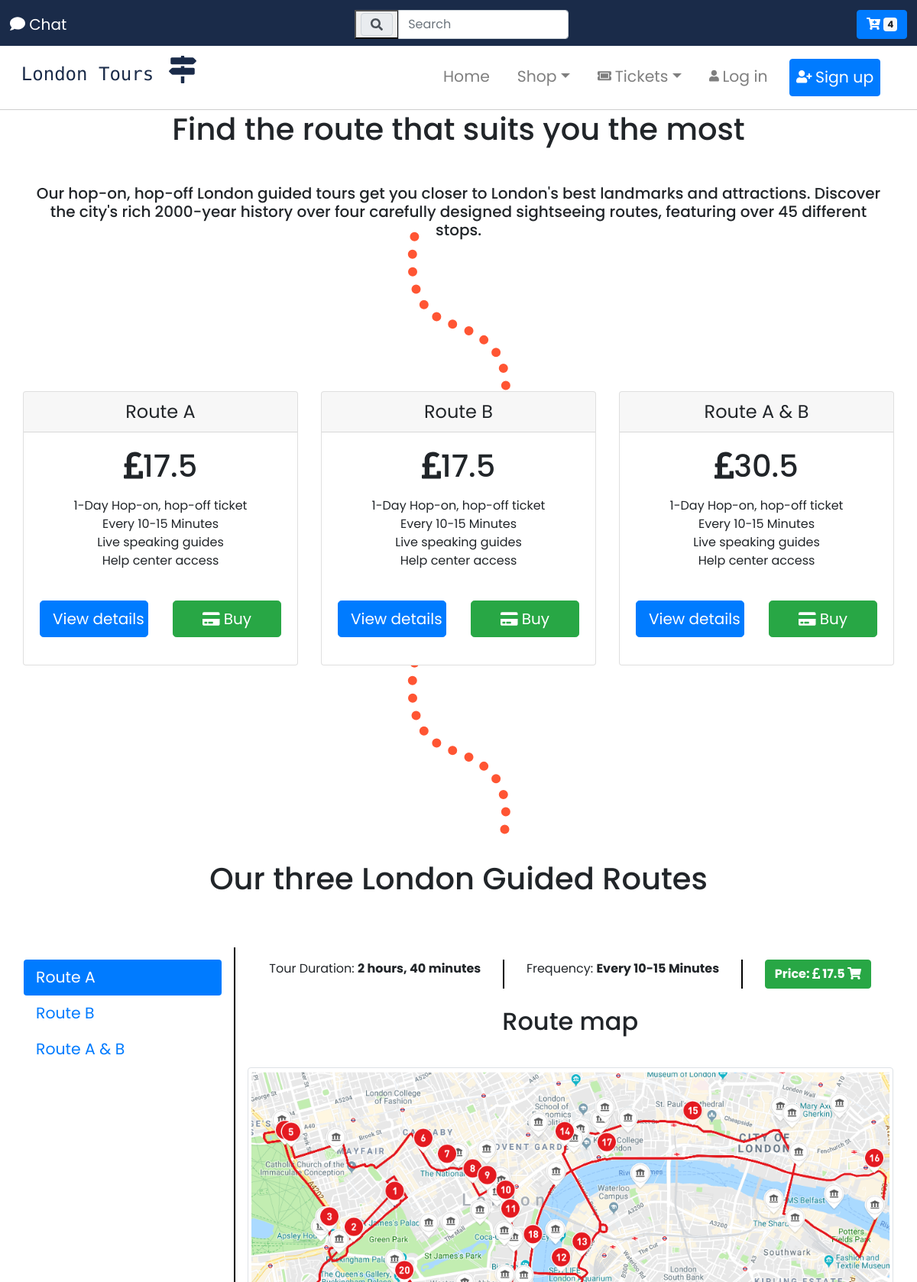
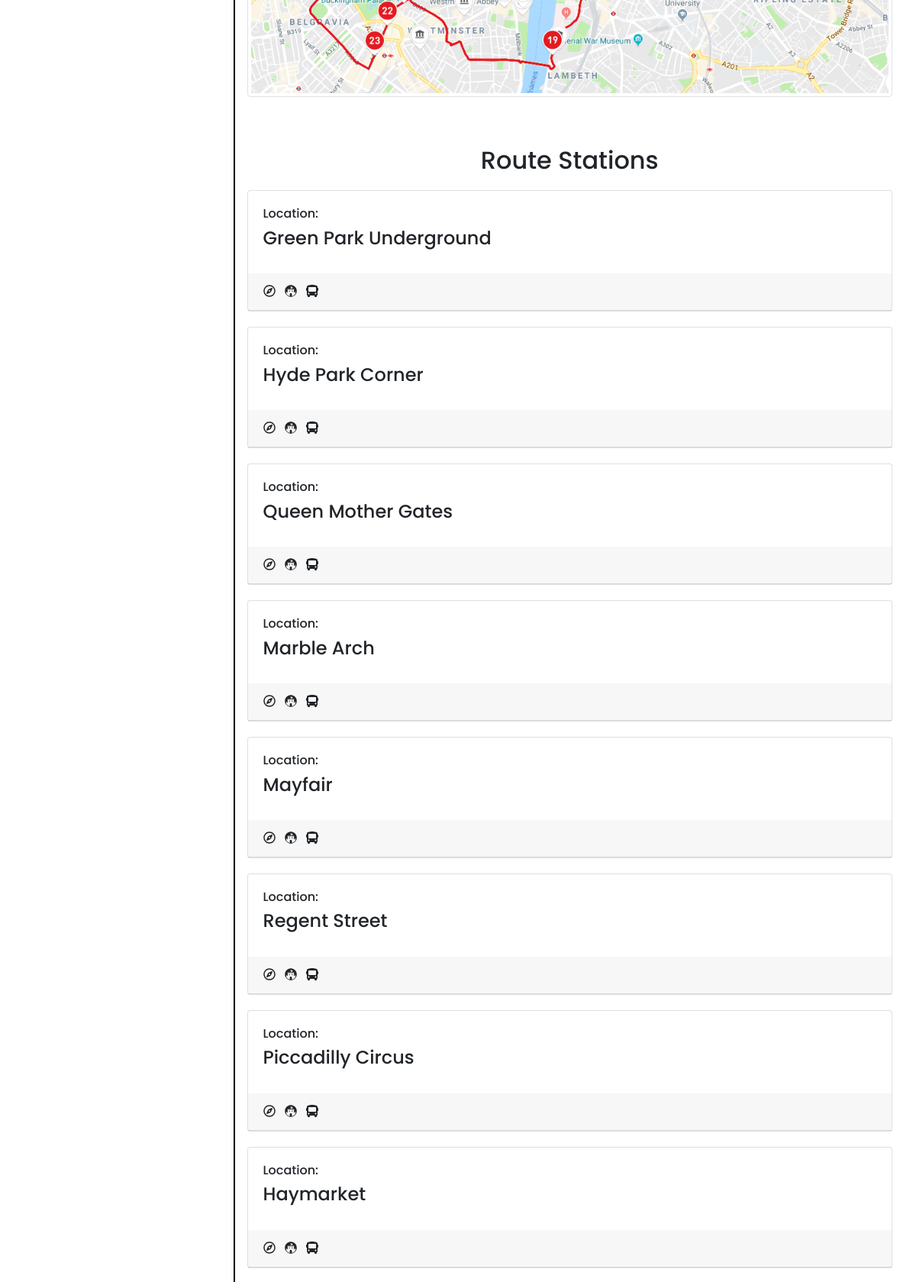
/tickets.php (upper part), run on the app's committed database (2 pictures, top to bottom).
### tables this page shows
CREATE TABLE `_tours_` (
  `_id_` int(11) NOT NULL,
  `_title_` varchar(500) NOT NULL,
  `_short_description_` varchar(500) NOT NULL,
  `_description_` varchar(1500) NOT NULL,
  `_region_` varchar(30) NOT NULL,
  `_color_` varchar(30) NOT NULL,
  `_duration_` varchar(255) NOT NULL,
  `_frequency_` varchar(255) NOT NULL,
  `_price_` double NOT NULL
);

CREATE TABLE `_stops_` (
  `_id_` int(11) NOT NULL,
  `_route_id_` int(11) NOT NULL,
  `_name_` varchar(128) NOT NULL
);

### tickets.php (the view, shortened to what this page needs)
<?php
 include_once 'header.php';
?>
<?php
    include 'includes/db_inc.php';
?>
<div id="slides" class="carousel slide londonGuidedTours" data-ride="carousel">
	<ul class="carousel-indicators">
	</ul>
	<div class="carousel-inner">
		<div class="carousel-item active">
			<div class="carousel-caption search-box-div">
				<h3 id="display-2" class="display-2">London Guided Tours</h3>
			</div>
		</div>
	</div>
</div>
<div class="container-fluid " id="ticket-section">
	<div class="container essential-section-style">
		<h1 class="text-center">Find the route that suits you the most</h1>
		<h5 class="padding text-center">Our hop-on, hop-off London guided tours get you closer to London's best landmarks and attractions. Discover the city's rich 2000-year history over four carefully designed sightseeing routes, featuring over 45 different stops.</h5>
		</div>
<div class=" text-center line-follow ">
	<svg width="135" height="232" xmlns="http://www.w3.org/2000/svg"> <path d="M9.414 6.847c-10.242 61.891 6.022 99.937 48.794 114.136 64.157 21.298 77.75 56.573 67.694 113.764" stroke="#F53" stroke-width="12" fill="none" fill-rule="evenodd" stroke-dasharray="0,23" stroke-linecap="round"></path> </svg>
</div>
<?php
 $query = "SELECT * FROM `_tours_`";
 $results = mysqli_query($connection, $query);
 $queryResults = mysqli_num_rows($results);
 if($queryResults > 0){
	 echo '<div class="container-fluid">
	 <span id="added" style="font-size:12px;"></span>
	 <div class="card-deck mb-3 text-center">';
	while($row = mysqli_fetch_assoc($results)){
		echo '
		<div class="card mb-4 shadow-sm">
      <div class="card-header">
        <h4 class="my-0 font-weight-normal">'.$row['_title_'].'</h4>
      </div>
      <div class="card-body">
        <h1 class="card-title pricing-card-title"><i class="fas fa-pound-sign"> </i>'.$row['_price_'].' <small class="text-muted"></small></h1>
        <ul class="list-unstyled mt-3 mb-4">
          <li>1-Day Hop-on, hop-off ticket</li>
          <li>Every 10-15 Minutes</li>
          <li>Live speaking guides</li>
          <li>Help center access</li>
				</ul>
				<div class="row">
					<div class="col-md-6 col-ms-12 col-xs-12">
					<a class="btn btn-lg btn-block btn-primary" href="ticket.php?id='.$row['_id_'].'" role="button">View details &raquo;</a>
					</div>
					<div class="col-md-6 col-ms-12 col-xs-12">
					<a href="check-out.php?id='.$row['_id_'].'"  name="'.$row['_id_'].'" class="btn btn-lg btn-block btn-success"><i class="fas fa-credit-card"></i> Buy</a>
					</div>
				</div>
			</div>
    </div>';
	}
	echo ' </div>
  </div>';
 }else{
		echo '<div class="pricing-header px-3 py-3 pt-md-5 pb-md-4 mx-auto text-center">
		<h1 class="display-4">Pricing</h1>
		<p class="lead">For priceing and other details please contact us and we will provide all the information.</p>
	</div>';
 }?>
<div class="text-center line-follow">
	<svg width="135" height="232" xmlns="http://www.w3.org/2000/svg"> <path d="M9.414 6.847c-10.242 61.891 6.022 99.937 48.794 114.136 64.157 21.298 77.75 56.573 67.694 113.764" stroke="#F53" stroke-width="12" fill="none" fill-rule="evenodd" stroke-dasharray="0,23" stroke-linecap="round"></path> </svg>
</div>
</div>
<?php
 $query = "SELECT * FROM `_tours_`";
 $results = mysqli_query($connection, $query);
 $queryResults = mysqli_num_rows($results);
 if($queryResults > 0){
	 echo '
	 <div id="ticketsAndTours"  class="toursDescription padding container-margin-tickets">
	 <div class="row padding">
	 <div class="text-center col-12">
		<h1>Our three London Guided Routes</h1>
		</div>
	 <div class="col-3 addBorder">
	 <div class="nav flex-column nav-pills" id="v-pills-tab" role="tablist" aria-orientation="vertical">';
	while($row = mysqli_fetch_assoc($results)){
		if($row['_id_'] == 1){
			echo ' <a class="nav-link active" id="v-pills-'.$row['_id_'].'-tab" data-toggle="pill" href="#v-pills-'.$row['_id_'].'" role="tab" aria-controls="v-pills-'.$row['_id_'].'" aria-selected="true">'.$row['_title_'].'</a>';
		}else{
			echo '
			<a class="nav-link" id="v-pills-'.$row['_id_'].'-tab" data-toggle="pill" href="#v-pills-'.$row['_id_'].'" role="tab" aria-controls="v-pills-'.$row['_id_'].'" aria-selected="true">'.$row['_title_'].'</a>';
		}
		}
	echo
		'</div>
	</div>';
	echo
	'<div class="col-9">
	<div class="tab-content" id="v-pills-tabContent">';
	 $results = mysqli_query($connection, $query);
		while($row = mysqli_fetch_assoc($results)){
			$tourID = $row['_id_'];
		if($row['_id_'] == 1){
			echo '
			<div class="tab-pane fade active show" id="v-pills-'.$row['_id_'].'" role="tabpanel" aria-labelledby="v-pills-'.$row['_id_'].'-tab">
			<ul class="nav nav-pills nav-fill">
				<li class="nav-item addBorder">
					Tour Duration: <strong>'.$row['_duration_'].'</strong>
				</li>
				<li class="nav-item addBorder">
					Frequency: <strong>'.$row['_frequency_'].'</strong>
				</li>
				<li class="nav-item">
					<a name="'.$row['_id_'].'" id="'.$row['_id_'].'" class="btn btn-success" href="check-out.php?id='.$row['_id_'].'&product=tour"><strong>Price: <i class="fas fa-pound-sign"> </i>'.' '.$row['_price_'].' <i class="fas fa-shopping-cart"></i></strong></a>
				</li>
			</ul>
			<br>
			<div class="text-center">
			<h2 class="padding">Route map</h2>
			<img src="img/tour_maps/'.$row['_id_'].'.PNG"  class="rounded img-fluid img-thumbnail" alt="">
			</div>';
				$query2 = "SELECT * FROM _stops_ WHERE _stops_._route_id_ = $tourID";
				$results2 = mysqli_query($connection, $query2);
				echo '<h2 class="padding-top text-center">Route Stations</h2>';
				while($row2 = mysqli_fetch_assoc($results2)){
				echo '
				<div class="station-carts">
					<div class="card">
						<div class="card-body ">
							<h6 class="card-text">Location:</h6>
							<h4 class="card-title">'.$row2['_name_'].'</h4>
						</div>
							<ul class="list-inline card-header">
							<li class="list-inline-item"><i class="far fa-compass"></i></li>
							<li class="list-inline-item"><i class="fab fa-fort-awesome-alt"></i></li>
							<li class="list-inline-item"><i class="fas fa-bus"></i></li>
							</ul>
						</div>
				</div>';}
			echo	'</div>';
		}
	}
	echo '
	</div>
  </div>
</div>
</div>
	';
 }else {}
?>
<?php
 include_once 'footer.php';
?>

### css/style.css (style rules this page uses)
html, body { height: 100%; width: 100%; font-family: 'Poppins', sans-serif; }
.nav-link { font-size: 1.7vw; }
.carousel { margin-top: 120px; }
#display-2 { font-size: 5vw; }
.carousel-caption { position: absolute; top: -100px; transform: translateY(35%) }
.addBorder { border-right: 2px solid black; }
.carousel-caption h3 { font-size: 200%; font-weight: 500; text-shadow: 2px 2px 15px #000; padding-bottom: 1rem; }
.container-margin-tickets { margin-right: 30px; margin-left: 30px; }
.londonGuidedTours { margin-top: 50px; }
.toursDescription h1 { margin-bottom: 50px; }
#ticketsAndTours { margin-top: 40px; }
.essential-section-style { padding-top: 70px; }
.essential-section-style h1 { padding-bottom: 40px; }
* { box-sizing: border-box; }
.line-follow { margin-top: -50px; margin-bottom: -30px; }
.padding { padding-bottom: 2rem; }
.padding-top { padding-top: 4rem; }
.station-carts { margin-top: 20px; }
.carousel-item { transition: -webkit-transform 0.5s ease; transition: transform 0.5s ease; transition: transform 0.5s ease, -webkit-transform 0.5s ease; -webkit-backface-visibility: visible; backface-visibility: visible; }
[class*="col-"] { padding: 1rem; }

### data on the page
_tours_: _title_ "Route A", _price_ "17.5", _duration_ "2 hours, 40 minutes", _frequency_ "Every 10-15 Minutes"
_tours_: _title_ "Route B", _price_ "17.5"
_tours_: _title_ "Route A & B", _price_ "30.5"
_stops_: _name_ "Green Park Underground"
_stops_: _name_ "Hyde Park Corner"
_stops_: _name_ "Queen Mother Gates"
_stops_: _name_ "Marble Arch"
_stops_: _name_ "Mayfair"
_stops_: _name_ "Regent Street"
_stops_: _name_ "Piccadilly Circus"
_stops_: _name_ "Haymarket"

### other printed values
$_SESSION['cart'] "4"
